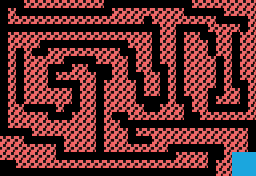

The image is a tile-based game level rendered from a .tmx file. Its description and complete source (layers, tilesets, objects, tile grids) follow:
An orthogonal 32x22 tile map with 8x8 px tiles, 1 tile layer (Capa de patrones 1).

<map version="1.2" tiledversion="2019.12.11" orientation="orthogonal" renderorder="right-down" compressionlevel="0" width="32" height="22" tilewidth="8" tileheight="8" infinite="0" nextlayerid="2" nextobjectid="1">
 <tileset firstgid="1" source="../tileset.tsx" />
 <layer id="1" name="Capa de patrones 1" width="32" height="22">
  <data encoding="csv">
0,0,0,2,2,2,2,2,2,2,2,2,2,0,0,0,0,0,0,0,0,0,0,0,2,2,2,2,2,2,2,2,
0,2,0,0,0,0,0,0,0,0,0,0,0,0,2,2,2,2,2,2,2,2,2,0,0,0,0,0,2,2,2,2,
0,2,2,2,2,2,2,2,2,2,2,2,2,2,2,2,2,2,0,2,2,2,2,2,2,2,2,0,0,0,0,2,
0,0,0,0,0,0,0,0,0,0,0,0,0,0,0,0,0,0,0,0,2,2,0,0,0,0,2,2,2,2,0,2,
0,2,2,2,2,2,2,2,2,2,2,2,2,2,2,2,2,2,2,0,2,2,0,2,2,0,0,2,2,0,2,2,
0,2,2,2,2,0,0,0,0,0,0,0,0,0,0,0,2,2,2,0,2,2,0,2,2,2,0,2,2,0,2,2,
0,2,0,2,0,0,2,2,2,2,2,2,2,2,2,0,0,2,2,0,2,2,0,2,2,2,0,2,2,0,2,2,
0,2,0,2,2,2,2,2,0,0,0,0,2,2,2,2,0,2,2,0,2,2,0,2,2,2,2,0,2,0,2,2,
0,2,0,2,2,2,0,0,0,2,2,0,0,0,2,2,0,2,2,0,0,2,0,2,2,2,2,0,2,0,2,2,
0,2,0,2,2,2,0,2,2,2,2,2,0,0,2,2,0,0,2,2,0,2,0,2,2,2,2,0,2,0,2,2,
0,2,0,2,2,2,0,0,0,0,2,2,0,2,2,2,2,0,2,2,0,2,0,2,2,2,2,0,2,0,0,2,
0,2,0,2,2,2,2,2,2,0,2,2,0,2,2,2,2,0,2,2,0,2,0,2,2,2,0,0,2,2,0,2,
0,2,0,2,2,2,2,2,2,0,2,2,0,2,2,2,2,0,0,0,0,2,0,0,2,2,0,2,2,2,0,2,
0,2,2,0,0,0,0,2,0,0,2,2,0,2,2,2,2,2,0,0,2,2,2,0,2,2,0,0,0,0,0,2,
0,2,2,2,2,2,0,0,0,2,2,2,0,2,0,0,2,2,2,2,2,2,2,0,0,2,2,2,2,2,2,2,
0,2,2,2,2,2,2,2,2,2,2,2,0,2,2,0,0,0,0,0,0,0,0,0,0,0,0,0,0,0,0,0,
0,0,0,0,2,2,2,2,2,2,2,2,0,2,2,2,0,2,2,2,2,2,2,2,2,2,2,2,2,2,2,0,
2,2,2,0,0,0,0,0,2,2,2,2,0,2,2,2,0,0,0,2,2,2,2,2,2,2,2,2,2,2,2,0,
2,2,2,2,2,2,2,0,2,2,2,2,0,2,2,2,2,2,2,2,2,0,0,0,0,0,0,0,2,2,2,0,
2,2,2,2,2,2,2,0,0,0,0,0,0,0,0,0,0,0,0,0,0,0,2,2,2,2,0,0,2,4,4,4,
0,0,2,2,2,2,2,2,2,2,2,2,2,2,2,2,2,2,2,2,2,2,2,2,2,2,0,2,2,4,4,4,
0,0,0,0,0,0,0,0,0,0,0,0,0,0,0,0,0,0,0,0,0,0,0,0,0,0,0,2,2,4,4,4
</data>
 </layer>
</map>
